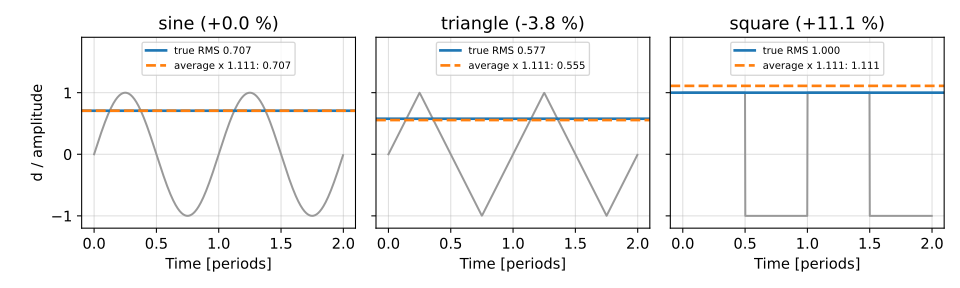

Source code (Python):
# SPDX-License-Identifier: MIT
"""Sine, triangle and square of the same amplitude: the true RMS (solid) and the reading
of an average-responding meter, mean |d| x 1.111 (dashed), which is right only for a sine."""
import sys
import pathlib

import matplotlib.pyplot as plt
import numpy as np

sys.path.insert(0, str(pathlib.Path(__file__).resolve().parents[2] / "tools"))
from figures import save  # noqa: E402

FORM = np.pi / (2 * np.sqrt(2))   # rms / mean |d| of a sine, 1.111
ph = np.linspace(0, 2, 801, endpoint=False) % 1.0
waves = {
    "sine": np.sin(2 * np.pi * ph),
    "triangle": np.where((ph + 0.25) % 1.0 < 0.5, 4 * ((ph + 0.25) % 1.0) - 1, 3 - 4 * ((ph + 0.25) % 1.0)),
    "square": np.where(ph < 0.5, 1.0, -1.0),
}
fig, axes = plt.subplots(1, 3, figsize=(10, 3), sharey=True)
x = np.linspace(0, 2, 801, endpoint=False)
for ax, (name, w) in zip(axes, waves.items()):
    rms = np.sqrt(np.mean(w**2))
    avg = np.mean(np.abs(w)) * FORM
    ax.plot(x, w, color="0.6", lw=1.5)
    ax.axhline(rms, color="C0", lw=2, label=f"true RMS {rms:.3f}")
    ax.axhline(avg, color="C1", lw=2, ls="--", label=f"average x 1.111: {avg:.3f}")
    ax.set_title(f"{name} ({round((avg / rms - 1) * 100, 1) + 0.0:+.1f} %)")
    ax.set_xlabel("Time [periods]")
    ax.set_ylim(-1.2, 1.9)
    ax.grid(True)
    ax.legend(loc="upper center", fontsize=7.5)
axes[0].set_ylabel("d / amplitude")
fig.tight_layout()
save(fig, pathlib.Path(__file__).with_name("response.svg"))
